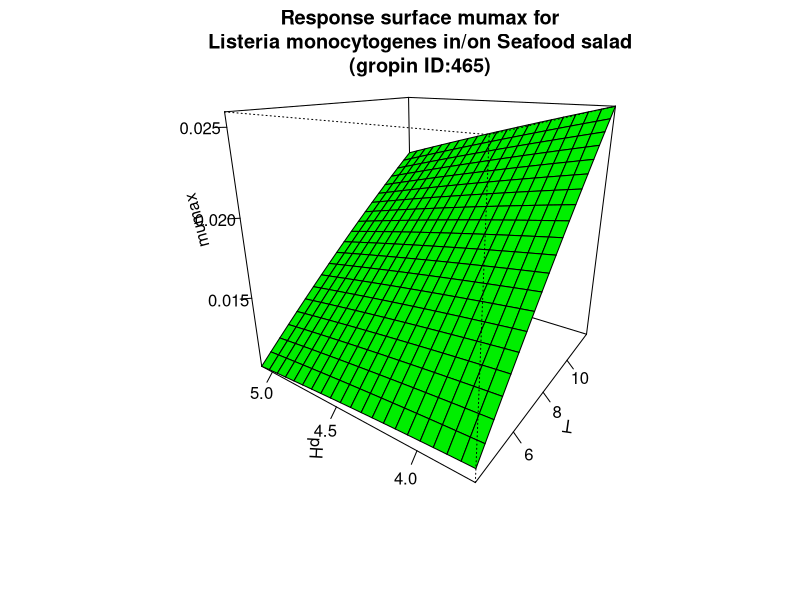

Source code (R):
#############################
# start of Parameter script
#############################
T <- seq(4.004,11.988011988012,length.out=21)
pH <- seq(3.7037,5.0949050949051,length.out=21)
#############################
# end of Parameter script
#############################
############################# 
# start of Model script Gropin ID 465 
#############################
 
# constant coefficients for this model
 
variables <- data.frame(T,pH)
argumentsPar <- expand.grid(variables)
 
# heart of the model
response_surface <- function(T,pH) {
   mumax <-(-0.00313+0.00338*T+0.00214*pH-0.00031*T*pH-0.000024*(T^2)-0.000169*(pH^2))

return(mumax=mumax)
} 

# output parameters
responseSurface <- cbind(argumentsPar,response_surface(argumentsPar['T'],argumentsPar['pH']))
colnames(responseSurface) <- c(colnames(argumentsPar),'mumax')
#############################
# End of Model script
#############################
############################# 
# start of Visualisation script Gropin ID 465 
#############################
persp(T,pH,matrix(unlist(responseSurface$'mumax'),nrow=21),col = 'green',xlab='T',ylab='pH',zlab='mumax',main='Response surface mumax for
Listeria monocytogenes in/on Seafood salad
(gropin ID:465)',theta=305,phi=20,shade=0.25,ticktype = 'detailed')
#############################
# End of Visualisation script
#############################
